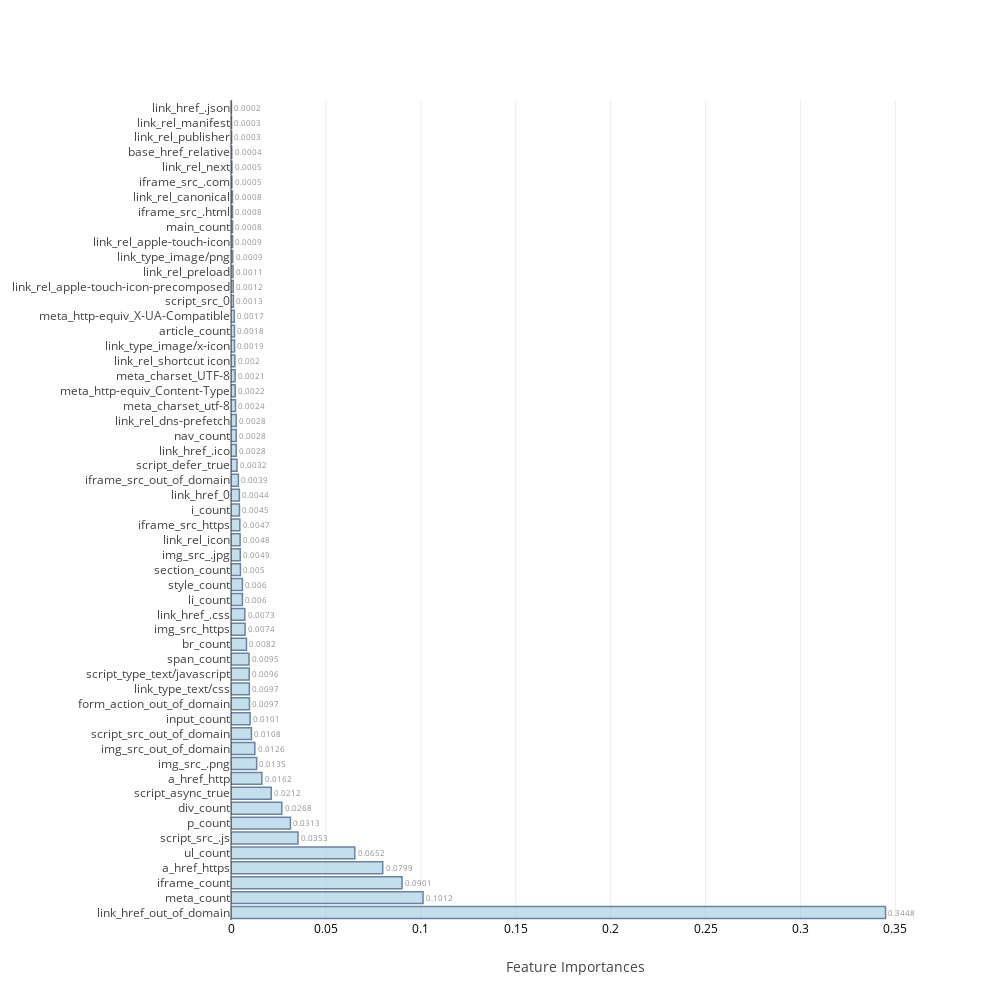
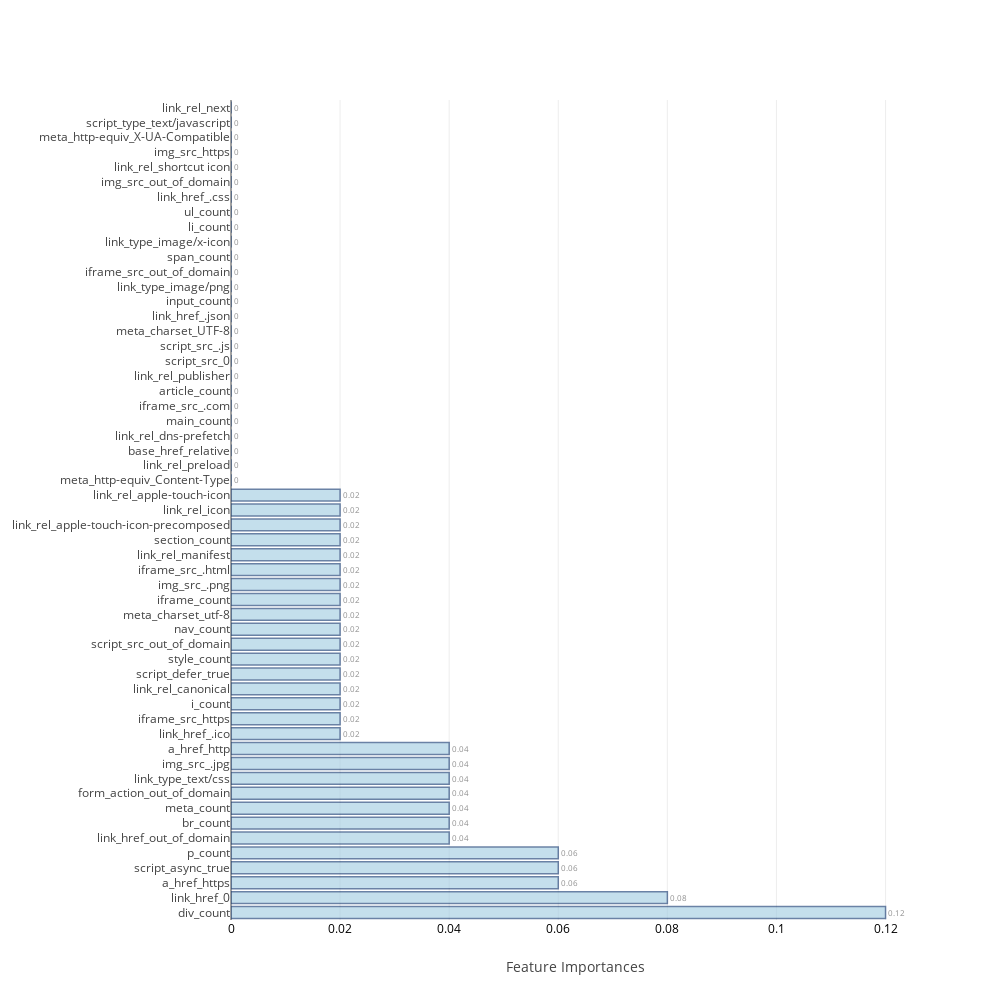

These figures' notebook cell, in order:
### Code cell
## Table to store training and test measures so we can compare later
table_80_80_train=pd.DataFrame(columns=['accuracy','TP','TN','FP','FN','FPR','FNR'])
table_80_80_test=pd.DataFrame(columns=['accuracy','TP','TN','FP','FN','FPR','FNR','auc','mcc'])

feat_imp=[None]*4
j=0
for i in range(0,8):
    if i>=2 and i<=5:
        model,cm_train,cm_test,acc_train,acc_test,roc_auc,feat_imp[j],mcc=f[i](X_train,Y_train,scaled_X_test,test_Y,columns)
        j=j+1
    else:
        model,cm_train,cm_test,acc_train,acc_test,roc_auc,mcc=f[i](X_train,Y_train,scaled_X_test,test_Y)
    table_80_80_train.loc[i]=   ([acc_train,cm_train.TP,cm_train.TN,cm_train.FP,cm_train.FN,cm_train.FPR,cm_train.FNR])
    table_80_80_test.loc[i] =   ([acc_test ,cm_test.TP, cm_test.TN, cm_test.FP, cm_test.FN, cm_test.FPR, cm_test.FNR,roc_auc,mcc])
    print("\n")

### Figure 1 — Plotly figure (JSON) as saved in the notebook; plotly's stock layout.template omitted (floating-point values rounded to 4 significant figures)
{"data": [{"marker": {"color": "rgb(158,202,225)", "line": {"color": "rgb(8,48,107)", "width": 1.5}}, "opacity": 0.6, "orientation": "h", "text": [0.3448, 0.1012, 0.0901, 0.0799, 0.0652, 0.0353, 0.0313, 0.0268, 0.0212, 0.0162, 0.0135, 0.0126, 0.0108, 0.0101, 0.0097, 0.0097, 0.0096, 0.0095, 0.0082, 0.0074, 0.0073, 0.006, 0.006, 0.005, 0.0049, 0.0048, 0.0047, 0.0045, 0.0044, 0.0039, 0.0032, 0.0028, 0.0028, 0.0028, 0.0024, 0.0022, 0.0021, 0.002, 0.0019, 0.0018, 0.0017, 0.0013, 0.0012, 0.0011, 0.0009, 0.0009, 0.0008, 0.0008, 0.0008, 0.0005, 0.0005, 0.0004, 0.0003, 0.0003, 0.0002], "textposition": "outside", "type": "bar", "uid": "bd1f62bc-2f65-4665-9e86-491ad0f92c02", "x": [0.3448, 0.1012, 0.09011, 0.07993, 0.06523, 0.03529, 0.03133, 0.02677, 0.02119, 0.01624, 0.01352, 0.01255, 0.01077, 0.01006, 0.009725, 0.009666, 0.009599, 0.009496, 0.008153, 0.007426, 0.007272, 0.006026, 0.006017, 0.004969, 0.004891, 0.0048, 0.004655, 0.004453, 0.004399, 0.003894, 0.003166, 0.002769, 0.002758, 0.002756, 0.002386, 0.002227, 0.002147, 0.002029, 0.001889, 0.001828, 0.001725, 0.00127, 0.001172, 0.001068, 0.000887, 0.0008724, 0.0008343, 0.0007925, 0.0007716, 0.0004879, 0.0004826, 0.0003984, 0.0003164, 0.0002869, 0.0002331], "y": ["link_href_out_of_domain", "meta_count", "iframe_count", "a_href_https", "ul_count", "script_src_.js", "p_count", "div_count", "script_async_true", "a_href_http", "img_src_.png", "img_src_out_of_domain", "script_src_out_of_domain", "input_count", "form_action_out_of_domain", "link_type_text/css", "script_type_text/javascript", "span_count", "br_count", "img_src_https", "link_href_.css", "li_count", "style_count", "section_count", "img_src_.jpg", "link_rel_icon", "iframe_src_https", "i_count", "link_href_0", "iframe_src_out_of_domain", "script_defer_true", "link_href_.ico", "nav_count", "link_rel_dns-prefetch", "meta_charset_utf-8", "meta_http-equiv_Content-Type", "meta_charset_UTF-8", "link_rel_shortcut icon", "link_type_image/x-icon", "article_count", "meta_http-equiv_X-UA-Compatible", "script_src_0", "link_rel_apple-touch-icon-precomposed", "link_rel_preload", "link_type_image/png", "link_rel_apple-touch-icon", "main_count", "iframe_src_.html", "link_rel_canonical", "iframe_src_.com", "link_rel_next", "base_href_relative", "link_rel_publisher", "link_rel_manifest", "link_href_.json"]}], "layout": {"autosize": false, "height": 1000, "width": 1000, "xaxis": {"tickfont": {"color": "black", "size": 12}, "title": "Feature Importances"}, "yaxis": {"automargin": true}}}

### Figure 2 — Plotly figure (JSON) as saved in the notebook; plotly's stock layout.template omitted (floating-point values rounded to 4 significant figures)
{"data": [{"marker": {"color": "rgb(158,202,225)", "line": {"color": "rgb(8,48,107)", "width": 1.5}}, "opacity": 0.6, "orientation": "h", "text": [0.12, 0.08, 0.06, 0.06, 0.06, 0.04, 0.04, 0.04, 0.04, 0.04, 0.04, 0.04, 0.02, 0.02, 0.02, 0.02, 0.02, 0.02, 0.02, 0.02, 0.02, 0.02, 0.02, 0.02, 0.02, 0.02, 0.02, 0.02, 0.02, 0, 0, 0, 0, 0, 0, 0, 0, 0, 0, 0, 0, 0, 0, 0, 0, 0, 0, 0, 0, 0, 0, 0, 0, 0, 0], "textposition": "outside", "type": "bar", "uid": "1f4e00bd-9615-41ac-9547-7d93644f7a41", "x": [0.12, 0.08, 0.06, 0.06, 0.06, 0.04, 0.04, 0.04, 0.04, 0.04, 0.04, 0.04, 0.02, 0.02, 0.02, 0.02, 0.02, 0.02, 0.02, 0.02, 0.02, 0.02, 0.02, 0.02, 0.02, 0.02, 0.02, 0.02, 0.02, 0, 0, 0, 0, 0, 0, 0, 0, 0, 0, 0, 0, 0, 0, 0, 0, 0, 0, 0, 0, 0, 0, 0, 0, 0, 0], "y": ["div_count", "link_href_0", "a_href_https", "script_async_true", "p_count", "link_href_out_of_domain", "br_count", "meta_count", "form_action_out_of_domain", "link_type_text/css", "img_src_.jpg", "a_href_http", "link_href_.ico", "iframe_src_https", "i_count", "link_rel_canonical", "script_defer_true", "style_count", "script_src_out_of_domain", "nav_count", "meta_charset_utf-8", "iframe_count", "img_src_.png", "iframe_src_.html", "link_rel_manifest", "section_count", "link_rel_apple-touch-icon-precomposed", "link_rel_icon", "link_rel_apple-touch-icon", "meta_http-equiv_Content-Type", "link_rel_preload", "base_href_relative", "link_rel_dns-prefetch", "main_count", "iframe_src_.com", "article_count", "link_rel_publisher", "script_src_0", "script_src_.js", "meta_charset_UTF-8", "link_href_.json", "input_count", "link_type_image/png", "iframe_src_out_of_domain", "span_count", "link_type_image/x-icon", "li_count", "ul_count", "link_href_.css", "img_src_out_of_domain", "link_rel_shortcut icon", "img_src_https", "meta_http-equiv_X-UA-Compatible", "script_type_text/javascript", "link_rel_next"]}], "layout": {"autosize": false, "height": 1000, "width": 1000, "xaxis": {"tickfont": {"color": "black", "size": 12}, "title": "Feature Importances"}, "yaxis": {"automargin": true}}}
